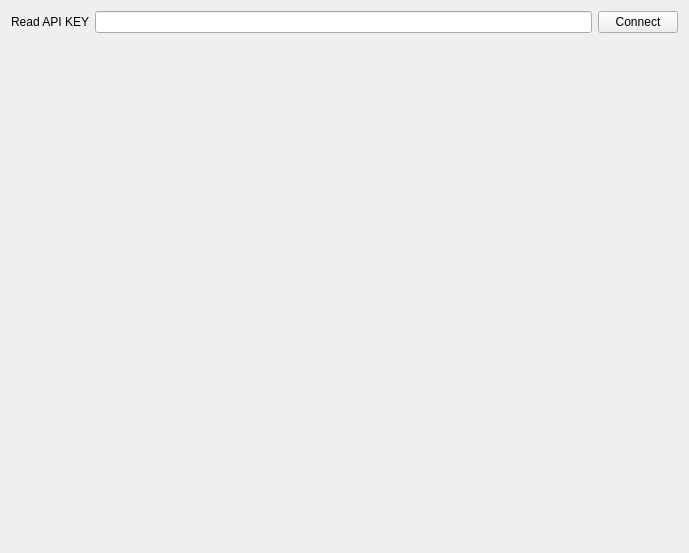
<?xml version="1.0" encoding="UTF-8"?>
<ui version="4.0">
 <class>Form</class>
 <widget class="QWidget" name="Form">
  <property name="geometry">
   <rect>
    <x>0</x>
    <y>0</y>
    <width>689</width>
    <height>553</height>
   </rect>
  </property>
  <property name="windowTitle">
   <string>Form</string>
  </property>
  <layout class="QGridLayout" name="gridLayout">
   <item row="0" column="0">
    <widget class="QLabel" name="label">
     <property name="text">
      <string>Read API KEY</string>
     </property>
    </widget>
   </item>
   <item row="0" column="1">
    <widget class="QLineEdit" name="lineEdit"/>
   </item>
   <item row="0" column="2">
    <widget class="QPushButton" name="pushButton">
     <property name="text">
      <string>Connect</string>
     </property>
    </widget>
   </item>
   <item row="1" column="0" colspan="3">
    <widget class="MplWidget" name="MplWidget" native="true"/>
   </item>
  </layout>
 </widget>
 <customwidgets>
  <customwidget>
   <class>MplWidget</class>
   <extends>QWidget</extends>
   <header>mplwidget.h</header>
   <container>1</container>
  </customwidget>
 </customwidgets>
 <resources/>
 <connections/>
</ui>
